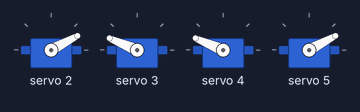
Bench run of a sketch on a simulated Arduino Uno, built with avr-gcc and run on an emulated ATmega328P. On the bench: 4 × servo. What the sketch prints to the serial monitor is not drawn.

Above: at 1.05 s.
At 6.05 s:
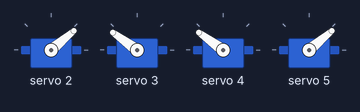
At 6.15 s:
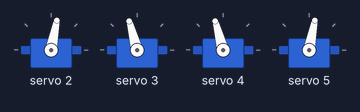
At 6.3 s:
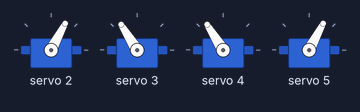
Timing chart, 0 to 8.1 s (numbered marks = the images above):
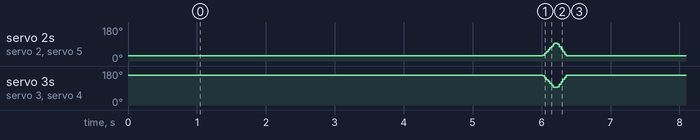

The sketch:

blink_test.ino
```cpp
#include <Wire.h>
#include <Adafruit_PWMServoDriver.h>

Adafruit_PWMServoDriver pca = Adafruit_PWMServoDriver();

// -----------------------------
// SERVO SETUP TABLE
// -----------------------------
struct ServoInfo {
  const char* name;
  int channel;
  int minAngle;
  int maxAngle;
  int center;
};

ServoInfo servos[] = {
  {"Eye Pan (L/R)",        0, 0, 180, 90},
  {"Eye Tilt (Up/Down)",   1, 0, 180, 90},
  {"Upper Eyelid Right",   2, 0, 180, 90},  // UER
  {"Lower Eyelid Right",   3, 0, 180, 90},  // LER
  {"Upper Eyelid Left",    4, 0, 180, 90},  // UEL
  {"Lower Eyelid Left",    5, 0, 180, 90}   // LEL
};

const int SERVO_COUNT = sizeof(servos) / sizeof(servos[0]);

// -----------------------------
// WATCHDOG TIMER SETTINGS
// -----------------------------
unsigned long lastMoveTime = 0;
const unsigned long MOVE_TIMEOUT = 3000;  // 3 seconds max per move sequence
bool moveInProgress = false;

// -----------------------------
// SERVO PWM FUNCTION
// -----------------------------
void setServoAngle(uint8_t channel, float angle) {
  angle = constrain(angle, 0, 180);
  int pulse = map(angle, 0, 180, 102, 512);  // PCA9685 pulse range
  pca.setPWM(channel, 0, pulse);
}

// -----------------------------
// DETACH SERVO (Turn off PWM)
// -----------------------------
void detachServo(uint8_t channel) {
  pca.setPWM(channel, 0, 0);  // No signal = servo relaxes, no holding torque
}

// -----------------------------
// DETACH ALL SERVOS
// -----------------------------
void detachAllServos() {
  for(int i = 0; i < SERVO_COUNT; i++) {
    detachServo(servos[i].channel);
  }
}

// -----------------------------
// WATCHDOG CHECK
// -----------------------------
bool checkWatchdog() {
  if(moveInProgress && (millis() - lastMoveTime > MOVE_TIMEOUT)) {
    Serial.println("⚠️ WATCHDOG TIMEOUT - Movement taking too long!");
    detachAllServos();
    moveInProgress = false;
    return false;  // Timeout occurred
  }
  return true;  // All good
}

// -----------------------------
// START WATCHDOG
// -----------------------------
void startWatchdog() {
  lastMoveTime = millis();
  moveInProgress = true;
}

// -----------------------------
// STOP WATCHDOG
// -----------------------------
void stopWatchdog() {
  moveInProgress = false;
}

// -----------------------------
// MULTI-SERVO SYNCHRONIZED MOVE
// -----------------------------
bool smoothMoveMulti(int channels[], float fromDeg[], float toDeg[], int count, int steps, int delayMs) {
  startWatchdog();  // Start watchdog timer

  float step[count];
  float angles[count];

  for (int i = 0; i < count; i++) {
    step[i] = (toDeg[i] - fromDeg[i]) / float(steps);
    angles[i] = fromDeg[i];
  }

  for (int s = 0; s <= steps; s++) {
    // Check watchdog each iteration
    if(!checkWatchdog()) {
      return false;  // Timeout - abort movement
    }

    for (int i = 0; i < count; i++) {
      setServoAngle(channels[i], angles[i]);
      angles[i] += step[i];
    }
    delay(delayMs);
  }

  stopWatchdog();  // Movement complete
  return true;  // Success
}

// -----------------------------
// NATURAL QUICK BLINK (SYNCED)
// -----------------------------
bool blinkQuick() {
  int ch[] = {2, 3, 4, 5};  // UER, LER, UEL, LEL

  // QUICK CLOSING (blink)
  float fromOpen[] = {30, 150, 150, 30};
  float toClose[]  = {90,  90,  90, 90};

  if(!smoothMoveMulti(ch, fromOpen, toClose, 4, 20, 5)) {
    Serial.println("❌ Blink close failed - watchdog timeout");
    return false;
  }

  delay(40);

  // SMOOTH RE-OPEN
  float fromClose[] = {90, 90, 90, 90};
  float toOpen[]    = {30, 150, 150, 30};

  if(!smoothMoveMulti(ch, fromClose, toOpen, 4, 15, 5)) {
    Serial.println("❌ Blink open failed - watchdog timeout");
    return false;
  }

  delay(100);  // Let servos settle
  detachAllServos();  // Turn off holding torque after blink

  return true;  // Success
}

// -----------------------------
// START WITH EYES FULLY OPEN
// -----------------------------
bool openEyesFully() {
  startWatchdog();

  setServoAngle(2, 30);     // UER open
  setServoAngle(3, 150);    // LER open
  setServoAngle(4, 150);    // UEL open
  setServoAngle(5, 30);     // LEL open

  delay(200);  // Wait for servos to reach position

  if(!checkWatchdog()) {
    return false;
  }

  stopWatchdog();
  detachAllServos();  // Turn off holding torque
  return true;
}

// -----------------------------
// SETUP
// -----------------------------
void setup() {
  Serial.begin(115200);
  Serial.println("MG90S Eye Control - Starting...");

  Wire.begin();
  pca.begin();
  pca.setPWMFreq(50);

  delay(300);

  if(openEyesFully()) {
    Serial.println("✓ Eyes opened successfully");
  } else {
    Serial.println("❌ Failed to open eyes");
  }

  delay(500);
  Serial.println("Ready - entering main loop");
}

// -----------------------------
// LOOP
// -----------------------------
void loop() {
  // Eyes remain open (servos detached = no power consumption)
  delay(5000);

  // Perform natural blink
  if(blinkQuick()) {
    Serial.println("✓ Blink complete");
  } else {
    Serial.println("❌ Blink failed - waiting before retry");
    delay(2000);  // Wait longer before retry
  }
}
```

Measured:
- by itself, servo 2, servo 5: repeats every 5.5 s: 40° 0.02 s, 50° 0.02 s, 60° 0.02 s, 70° 0.02 s, 79° 0.02 s, 89° 0.01 s, 93° 0.05 s, 88° 0.02 s, 75° 0.02 s, 62° 0.02 s, 49° 0.02 s, 36° 0.02 s, 28° 5.1 s, 31° 0.02 s
- by itself, servo 3, servo 4: repeats every 5.5 s: 144° 0.02 s, 134° 0.02 s, 125° 0.02 s, 115° 0.02 s, 105° 0.02 s, 95° 0.01 s, 93° 0.05 s, 97° 0.02 s, 110° 0.02 s, 122° 0.02 s, 136° 0.02 s, 148° 0.02 s, 157° 5.1 s, 154° 0.02 s
